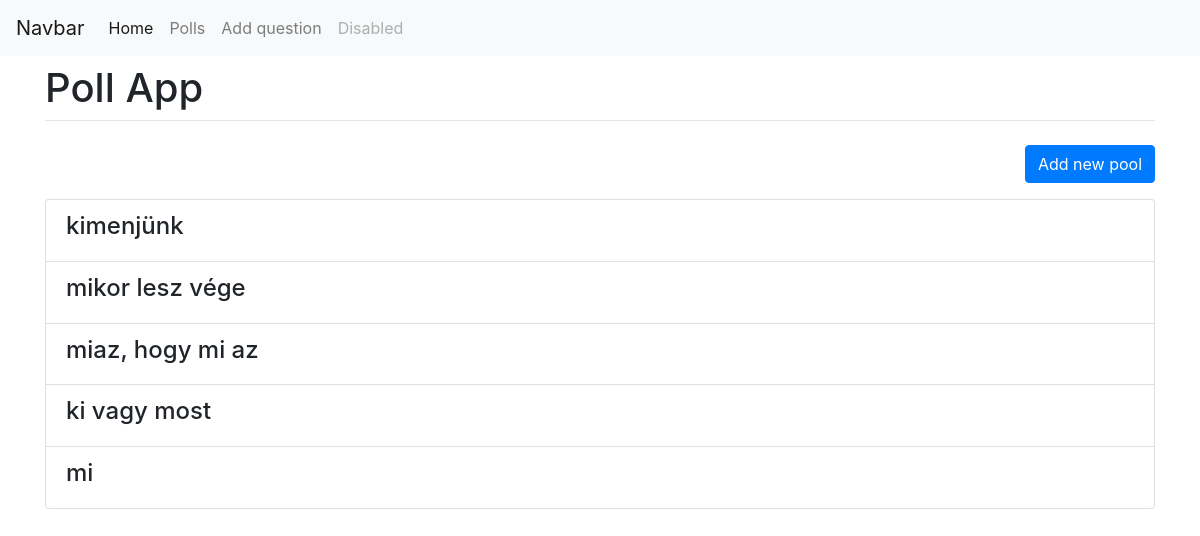
Screenshot of /polls/ with the database file from the repository.
### polls/models.py (models this page shows, shortened)
class Question(models.Model):
    question_text = models.CharField(max_length=200)
    pub_date = models.DateTimeField(editable=False, auto_now_add=True)

### polls/views.py (the view)
# urls.py: path('', views.IndexView.as_view(), name='index'),
class IndexView(generic.ListView):
    template_name = 'polls/index.html'
    context_object_name = 'latest_question_list'
    def get_queryset(self):
        return Question.objects.filter(
        pub_date__lte=timezone.now()
        ).order_by('-pub_date')[:5]

### polls/templates/polls/index.html
{% extends 'polls/base.html' %}
{% block content %}
    <div class="container fluid">
      <div class="row justify-content-center">
        <div class="col">
          <h1 class="mt-2">Poll App</h1>
          <hr class="mt-0 mb-4">
<p class="text-right"><a class=" btn btn-primary" href="{% url 'polls:addpoll' %}">Add new pool</a></p>
{% if latest_question_list %}
    <ul class="list-group">
    {% for question in latest_question_list %}
        <li class="list-group-item d-flex justify-content-between align-items-center"><a class="h4" href="{% url 'polls:detail' question.id %}">{{ question.question_text }}</a>
          </li>
    {% endfor %}
    </ul>
{% else %}
    <p>No polls are available.</p>
{% endif %}
        </div>
      </div>
    </div>
  {% endblock %}

### rows the page displays
Question: question_text "kimenjünk"
Question: question_text "mikor lesz vége"
Question: question_text "miaz, hogy mi az"
Question: question_text "ki vagy most"
Question: question_text "mi"
